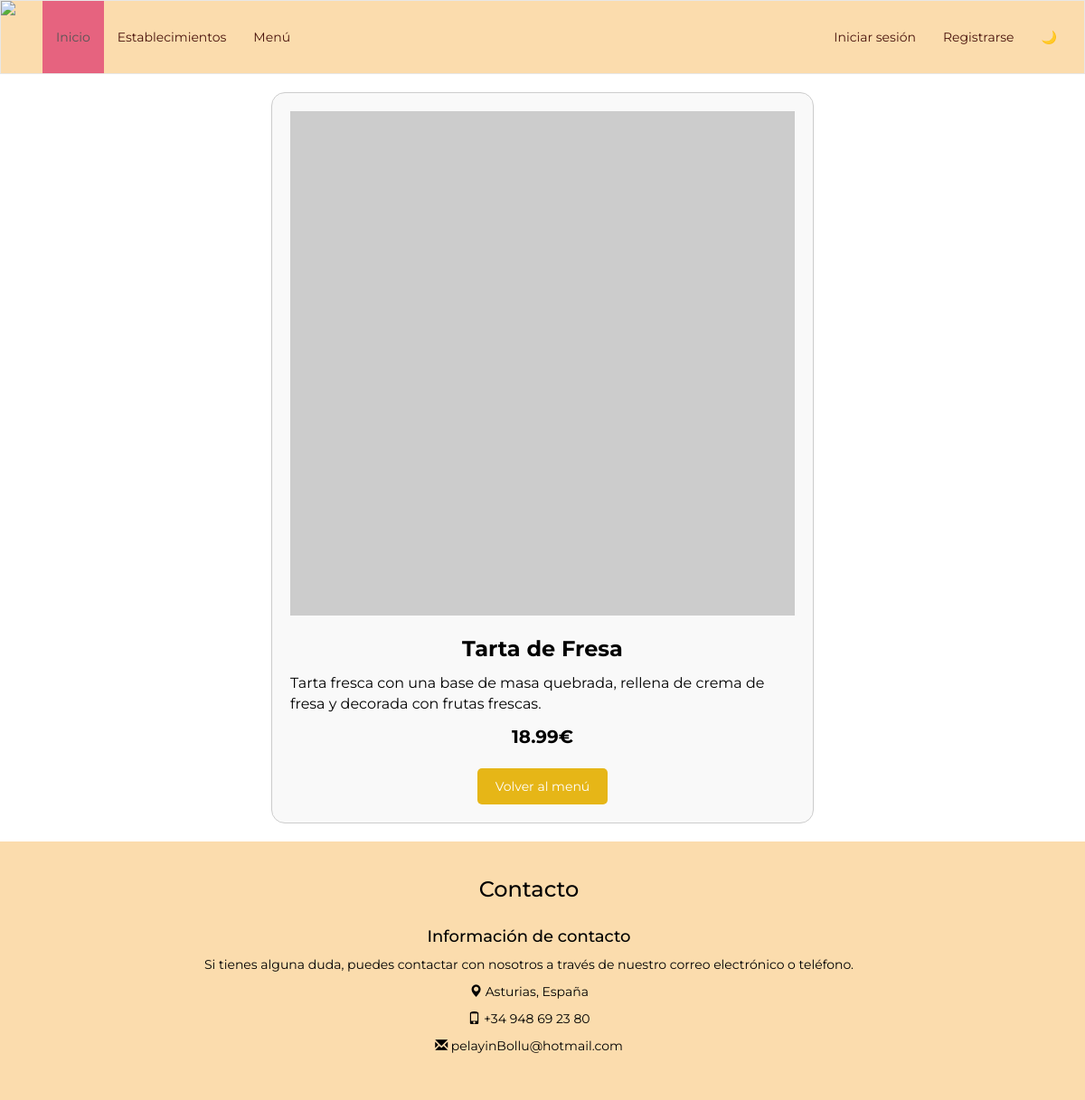
Page /pagina_destino.php?id=4 on the earlier database version.
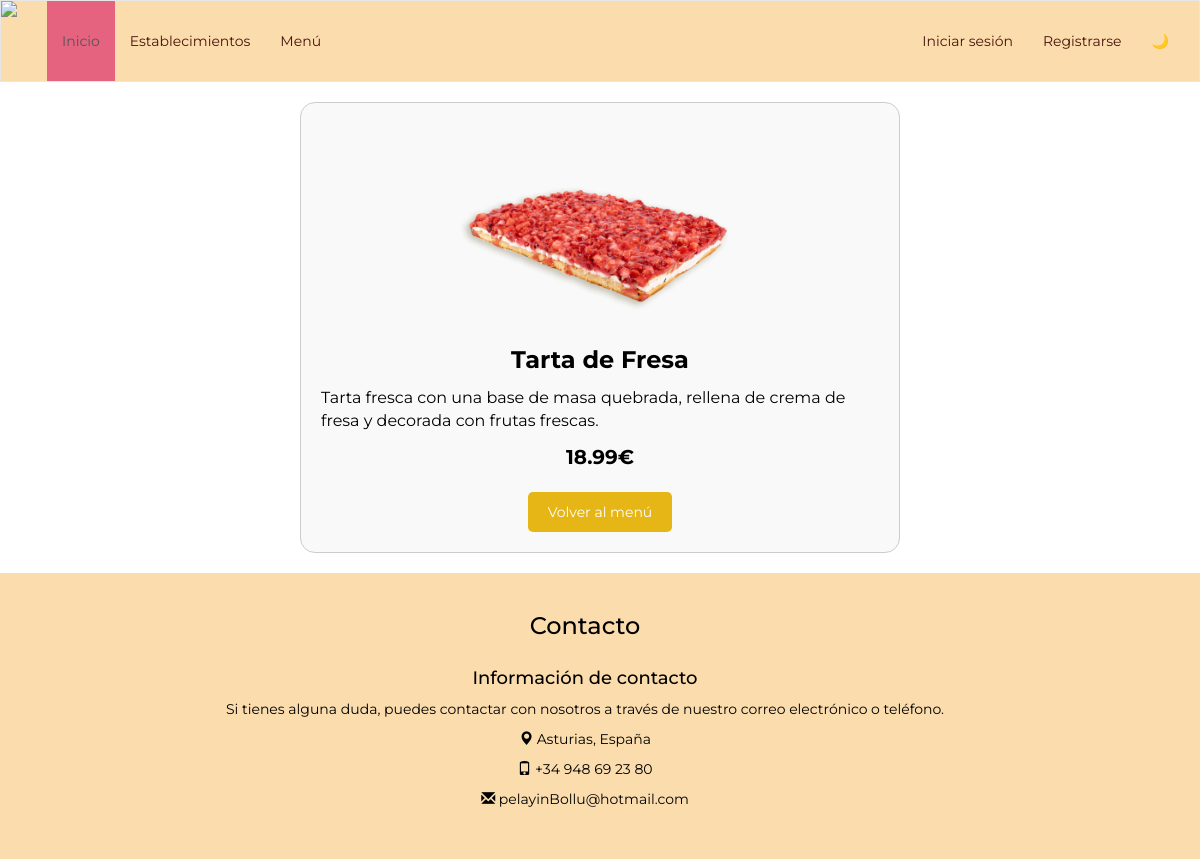
Same page on the later database version.
### tables this page shows
CREATE TABLE `productos` (
  `id` int NOT NULL AUTO_INCREMENT,
  `nombre` varchar(45) DEFAULT NULL,
  `descripcion` varchar(255) DEFAULT NULL,
  `precio` decimal(4,2) DEFAULT NULL,
  `categorias_id` int NOT NULL,
  `imagen` longblob NOT NULL,
  PRIMARY KEY (`id`),
  KEY `fk_Productos_Categorias_idx` (`categorias_id`),
  CONSTRAINT `fk_Productos_Categorias` FOREIGN KEY (`categorias_id`) REFERENCES `categorias` (`id`)
);

### pagina_destino.php (the view, shortened to what this page needs)
<!DOCTYPE html>
<html>
<head>
    <link rel="stylesheet" type="text/css" href="./styles/main.css">
</head>
<body>
<?php
include 'includes/templates/header.php';
$bd = conectarDB();
if (isset($_GET['id'])) {
    $idProducto = $_GET['id'];
    $consulta = $bd->prepare("SELECT id, nombre, descripcion, precio, imagen FROM productos WHERE id = ?");
    $consulta->bind_param("i", $idProducto);
    $consulta->execute();
    $resultado = $consulta->get_result();
    $producto = $resultado->fetch_assoc();
    if ($producto) {
        ?>
        <body>
            <div class="producto-destino">
                <?php
                if (!empty($producto['imagen'])) {
                    echo "<div class='celda-imagen-destino'><img class='imagen-producto-destino' src='../imagenes/" . $producto['imagen'] . "'></div>";
                } else {
                    echo "<div class='celda-imagen'-destino><img class='imagen-producto-destino' src='https://via.placeholder.com/150'></div>";
                }
                ?>
                <div class="celda-nombre-destino">
                    <?= isset($producto['nombre']) ? $producto['nombre'] : '' ?>
                </div>
                <div class="celda-descripcion-destino">
                    <?= isset($producto['descripcion']) ? $producto['descripcion'] : '' ?>
                </div>
                <div class="celda-precio-destino">
                    <?= isset($producto['precio']) ? $producto['precio'] : '' ?>€
                </div>
                <div>
                    <a href="menu.php">Volver al menú</a>
                </div>
            </div>
        </body>
        <?php
    } else {
        echo "Producto no encontrado";
    }
} else {
    echo "ID de producto no proporcionado";
}
include 'includes/templates/footer.php';
?>
</body>
</html>

Differences in the rows shown:
changed productos "Tarta de Fresa": imagen empty → "tartaFresa.png" (drawn); imagen: picture added
